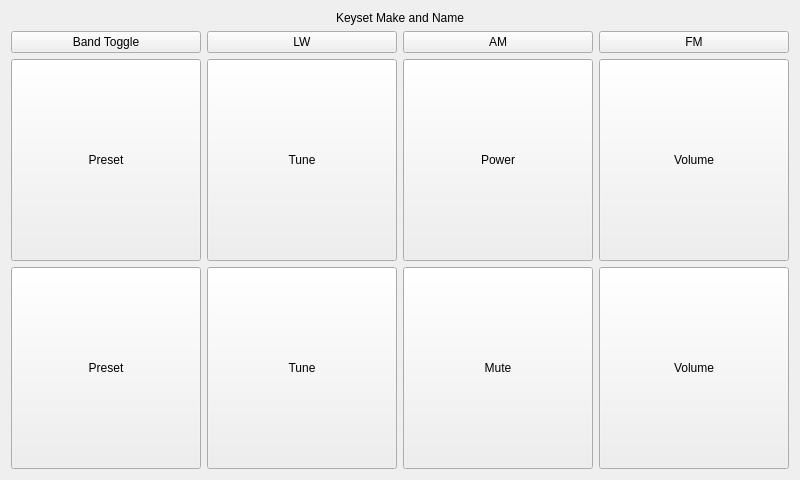
<?xml version="1.0" encoding="UTF-8"?>
<ui version="4.0">
 <class>PIRReceiverForm</class>
 <widget class="QWidget" name="PIRReceiverForm">
  <property name="geometry">
   <rect>
    <x>0</x>
    <y>0</y>
    <width>800</width>
    <height>480</height>
   </rect>
  </property>
  <property name="windowTitle">
   <string>Form</string>
  </property>
  <layout class="QGridLayout" name="gridLayout">
   <item row="0" column="0" colspan="4">
    <widget class="QLabel" name="keysetMakeNameLabel">
     <property name="sizePolicy">
      <sizepolicy hsizetype="Expanding" vsizetype="Fixed">
       <horstretch>0</horstretch>
       <verstretch>0</verstretch>
      </sizepolicy>
     </property>
     <property name="text">
      <string>Keyset Make and Name</string>
     </property>
     <property name="alignment">
      <set>Qt::AlignCenter</set>
     </property>
    </widget>
   </item>
   <item row="1" column="0">
    <widget class="QPushButton" name="toggleBandButton">
     <property name="text">
      <string>Band Toggle</string>
     </property>
    </widget>
   </item>
   <item row="1" column="1">
    <widget class="QPushButton" name="lwButton">
     <property name="text">
      <string>LW</string>
     </property>
    </widget>
   </item>
   <item row="1" column="2">
    <widget class="QPushButton" name="amButton">
     <property name="text">
      <string>AM</string>
     </property>
    </widget>
   </item>
   <item row="1" column="3">
    <widget class="QPushButton" name="fmButton">
     <property name="text">
      <string>FM</string>
     </property>
    </widget>
   </item>
   <item row="2" column="0">
    <widget class="QPushButton" name="prevPresetButton">
     <property name="sizePolicy">
      <sizepolicy hsizetype="Expanding" vsizetype="Expanding">
       <horstretch>0</horstretch>
       <verstretch>0</verstretch>
      </sizepolicy>
     </property>
     <property name="text">
      <string>Preset</string>
     </property>
     <property name="icon">
      <iconset resource="../PierogiResources.qrc">
       <normaloff>:/icons/br_up_icon&amp;48.png</normaloff>:/icons/br_up_icon&amp;48.png</iconset>
     </property>
     <property name="iconSize">
      <size>
       <width>48</width>
       <height>48</height>
      </size>
     </property>
    </widget>
   </item>
   <item row="2" column="1">
    <widget class="QPushButton" name="tuneUpButton">
     <property name="sizePolicy">
      <sizepolicy hsizetype="Expanding" vsizetype="Expanding">
       <horstretch>0</horstretch>
       <verstretch>0</verstretch>
      </sizepolicy>
     </property>
     <property name="text">
      <string>Tune</string>
     </property>
     <property name="icon">
      <iconset resource="../PierogiResources.qrc">
       <normaloff>:/icons/br_up_icon&amp;48.png</normaloff>:/icons/br_up_icon&amp;48.png</iconset>
     </property>
     <property name="iconSize">
      <size>
       <width>48</width>
       <height>48</height>
      </size>
     </property>
    </widget>
   </item>
   <item row="2" column="2">
    <widget class="QPushButton" name="powerButton">
     <property name="sizePolicy">
      <sizepolicy hsizetype="Expanding" vsizetype="Expanding">
       <horstretch>0</horstretch>
       <verstretch>0</verstretch>
      </sizepolicy>
     </property>
     <property name="layoutDirection">
      <enum>Qt::LeftToRight</enum>
     </property>
     <property name="text">
      <string>Power</string>
     </property>
     <property name="icon">
      <iconset resource="../PierogiResources.qrc">
       <normaloff>:/icons/on-off_icon&amp;48.png</normaloff>:/icons/on-off_icon&amp;48.png</iconset>
     </property>
     <property name="iconSize">
      <size>
       <width>48</width>
       <height>48</height>
      </size>
     </property>
    </widget>
   </item>
   <item row="2" column="3">
    <widget class="QPushButton" name="volumeUpButton">
     <property name="sizePolicy">
      <sizepolicy hsizetype="Expanding" vsizetype="Expanding">
       <horstretch>0</horstretch>
       <verstretch>0</verstretch>
      </sizepolicy>
     </property>
     <property name="layoutDirection">
      <enum>Qt::LeftToRight</enum>
     </property>
     <property name="text">
      <string>Volume</string>
     </property>
     <property name="icon">
      <iconset resource="../PierogiResources.qrc">
       <normaloff>:/icons/sound_high_icon&amp;48.png</normaloff>:/icons/sound_high_icon&amp;48.png</iconset>
     </property>
     <property name="iconSize">
      <size>
       <width>48</width>
       <height>48</height>
      </size>
     </property>
    </widget>
   </item>
   <item row="3" column="0">
    <widget class="QPushButton" name="nextPresetButton">
     <property name="sizePolicy">
      <sizepolicy hsizetype="Expanding" vsizetype="Expanding">
       <horstretch>0</horstretch>
       <verstretch>0</verstretch>
      </sizepolicy>
     </property>
     <property name="text">
      <string>Preset</string>
     </property>
     <property name="icon">
      <iconset resource="../PierogiResources.qrc">
       <normaloff>:/icons/br_down_icon&amp;48.png</normaloff>:/icons/br_down_icon&amp;48.png</iconset>
     </property>
     <property name="iconSize">
      <size>
       <width>48</width>
       <height>48</height>
      </size>
     </property>
    </widget>
   </item>
   <item row="3" column="1">
    <widget class="QPushButton" name="tuneDownButton">
     <property name="sizePolicy">
      <sizepolicy hsizetype="Expanding" vsizetype="Expanding">
       <horstretch>0</horstretch>
       <verstretch>0</verstretch>
      </sizepolicy>
     </property>
     <property name="text">
      <string>Tune</string>
     </property>
     <property name="icon">
      <iconset resource="../PierogiResources.qrc">
       <normaloff>:/icons/br_down_icon&amp;48.png</normaloff>:/icons/br_down_icon&amp;48.png</iconset>
     </property>
     <property name="iconSize">
      <size>
       <width>48</width>
       <height>48</height>
      </size>
     </property>
    </widget>
   </item>
   <item row="3" column="2">
    <widget class="QPushButton" name="muteButton">
     <property name="sizePolicy">
      <sizepolicy hsizetype="Expanding" vsizetype="Expanding">
       <horstretch>0</horstretch>
       <verstretch>0</verstretch>
      </sizepolicy>
     </property>
     <property name="text">
      <string>Mute</string>
     </property>
     <property name="icon">
      <iconset resource="../PierogiResources.qrc">
       <normaloff>:/icons/sound_mute_icon&amp;48.png</normaloff>:/icons/sound_mute_icon&amp;48.png</iconset>
     </property>
     <property name="iconSize">
      <size>
       <width>48</width>
       <height>48</height>
      </size>
     </property>
    </widget>
   </item>
   <item row="3" column="3">
    <widget class="QPushButton" name="volumeDownButton">
     <property name="sizePolicy">
      <sizepolicy hsizetype="Expanding" vsizetype="Expanding">
       <horstretch>0</horstretch>
       <verstretch>0</verstretch>
      </sizepolicy>
     </property>
     <property name="text">
      <string>Volume</string>
     </property>
     <property name="icon">
      <iconset resource="../PierogiResources.qrc">
       <normaloff>:/icons/sound_low_icon&amp;48.png</normaloff>:/icons/sound_low_icon&amp;48.png</iconset>
     </property>
     <property name="iconSize">
      <size>
       <width>48</width>
       <height>48</height>
      </size>
     </property>
    </widget>
   </item>
  </layout>
 </widget>
 <resources>
  <include location="../PierogiResources.qrc"/>
 </resources>
 <connections>
  <connection>
   <sender>PIRReceiverForm</sender>
   <signal>nextPresetEnabled(bool)</signal>
   <receiver>nextPresetButton</receiver>
   <slot>setEnabled(bool)</slot>
   <hints>
    <hint type="sourcelabel">
     <x>399</x>
     <y>239</y>
    </hint>
    <hint type="destinationlabel">
     <x>133</x>
     <y>360</y>
    </hint>
   </hints>
  </connection>
  <connection>
   <sender>PIRReceiverForm</sender>
   <signal>powerEnabled(bool)</signal>
   <receiver>powerButton</receiver>
   <slot>setEnabled(bool)</slot>
   <hints>
    <hint type="sourcelabel">
     <x>399</x>
     <y>239</y>
    </hint>
    <hint type="destinationlabel">
     <x>401</x>
     <y>94</y>
    </hint>
   </hints>
  </connection>
  <connection>
   <sender>PIRReceiverForm</sender>
   <signal>muteEnabled(bool)</signal>
   <receiver>muteButton</receiver>
   <slot>setEnabled(bool)</slot>
   <hints>
    <hint type="sourcelabel">
     <x>399</x>
     <y>239</y>
    </hint>
    <hint type="destinationlabel">
     <x>401</x>
     <y>380</y>
    </hint>
   </hints>
  </connection>
  <connection>
   <sender>PIRReceiverForm</sender>
   <signal>volumeUpEnabled(bool)</signal>
   <receiver>volumeUpButton</receiver>
   <slot>setEnabled(bool)</slot>
   <hints>
    <hint type="sourcelabel">
     <x>399</x>
     <y>239</y>
    </hint>
    <hint type="destinationlabel">
     <x>666</x>
     <y>119</y>
    </hint>
   </hints>
  </connection>
  <connection>
   <sender>PIRReceiverForm</sender>
   <signal>volumeDownEnabled(bool)</signal>
   <receiver>volumeDownButton</receiver>
   <slot>setEnabled(bool)</slot>
   <hints>
    <hint type="sourcelabel">
     <x>399</x>
     <y>239</y>
    </hint>
    <hint type="destinationlabel">
     <x>666</x>
     <y>360</y>
    </hint>
   </hints>
  </connection>
  <connection>
   <sender>PIRReceiverForm</sender>
   <signal>tuneUpEnabled(bool)</signal>
   <receiver>tuneUpButton</receiver>
   <slot>setEnabled(bool)</slot>
   <hints>
    <hint type="sourcelabel">
     <x>399</x>
     <y>239</y>
    </hint>
    <hint type="destinationlabel">
     <x>304</x>
     <y>130</y>
    </hint>
   </hints>
  </connection>
  <connection>
   <sender>PIRReceiverForm</sender>
   <signal>tuneDownEnabled(bool)</signal>
   <receiver>tuneDownButton</receiver>
   <slot>setEnabled(bool)</slot>
   <hints>
    <hint type="sourcelabel">
     <x>399</x>
     <y>239</y>
    </hint>
    <hint type="destinationlabel">
     <x>304</x>
     <y>334</y>
    </hint>
   </hints>
  </connection>
  <connection>
   <sender>PIRReceiverForm</sender>
   <signal>keysetNameChanged(QString)</signal>
   <receiver>keysetMakeNameLabel</receiver>
   <slot>setText(QString)</slot>
   <hints>
    <hint type="sourcelabel">
     <x>399</x>
     <y>239</y>
    </hint>
    <hint type="destinationlabel">
     <x>399</x>
     <y>18</y>
    </hint>
   </hints>
  </connection>
  <connection>
   <sender>PIRReceiverForm</sender>
   <signal>toggleBandEnabled(bool)</signal>
   <receiver>toggleBandButton</receiver>
   <slot>setEnabled(bool)</slot>
   <hints>
    <hint type="sourcelabel">
     <x>399</x>
     <y>239</y>
    </hint>
    <hint type="destinationlabel">
     <x>103</x>
     <y>50</y>
    </hint>
   </hints>
  </connection>
  <connection>
   <sender>PIRReceiverForm</sender>
   <signal>fmEnabled(bool)</signal>
   <receiver>fmButton</receiver>
   <slot>setEnabled(bool)</slot>
   <hints>
    <hint type="sourcelabel">
     <x>399</x>
     <y>239</y>
    </hint>
    <hint type="destinationlabel">
     <x>696</x>
     <y>50</y>
    </hint>
   </hints>
  </connection>
  <connection>
   <sender>PIRReceiverForm</sender>
   <signal>amEnabled(bool)</signal>
   <receiver>amButton</receiver>
   <slot>setEnabled(bool)</slot>
   <hints>
    <hint type="sourcelabel">
     <x>399</x>
     <y>239</y>
    </hint>
    <hint type="destinationlabel">
     <x>498</x>
     <y>50</y>
    </hint>
   </hints>
  </connection>
  <connection>
   <sender>PIRReceiverForm</sender>
   <signal>lwEnabled(bool)</signal>
   <receiver>lwButton</receiver>
   <slot>setEnabled(bool)</slot>
   <hints>
    <hint type="sourcelabel">
     <x>399</x>
     <y>239</y>
    </hint>
    <hint type="destinationlabel">
     <x>301</x>
     <y>50</y>
    </hint>
   </hints>
  </connection>
  <connection>
   <sender>PIRReceiverForm</sender>
   <signal>prevPresetEnabled(bool)</signal>
   <receiver>prevPresetButton</receiver>
   <slot>setEnabled(bool)</slot>
   <hints>
    <hint type="sourcelabel">
     <x>399</x>
     <y>239</y>
    </hint>
    <hint type="destinationlabel">
     <x>103</x>
     <y>171</y>
    </hint>
   </hints>
  </connection>
 </connections>
 <slots>
  <signal>powerEnabled(bool)</signal>
  <signal>muteEnabled(bool)</signal>
  <signal>volumeUpEnabled(bool)</signal>
  <signal>volumeDownEnabled(bool)</signal>
  <signal>prevPresetEnabled(bool)</signal>
  <signal>nextPresetEnabled(bool)</signal>
  <signal>keysetNameChanged(QString)</signal>
  <signal>tuneUpEnabled(bool)</signal>
  <signal>tuneDownEnabled(bool)</signal>
  <signal>selectInputEnabled(bool)</signal>
  <signal>toggleBandEnabled(bool)</signal>
  <signal>fmEnabled(bool)</signal>
  <signal>amEnabled(bool)</signal>
  <signal>lwEnabled(bool)</signal>
 </slots>
</ui>
